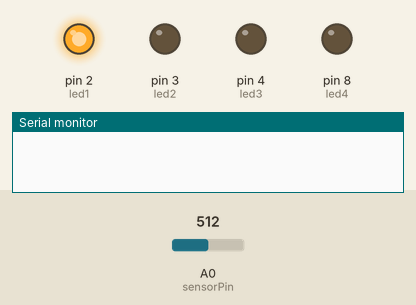
A sketch run on a simulated Arduino Uno, built with avr-gcc and run on an emulated ATmega328P. Parts: output pins drawn as LEDs (lit = HIGH), the last lines printed to the serial monitor. The test bench sets the inputs (shaded band); at power-on: A0 (sensorPin) = 512.

Above: at 0.02 s.
At 1.48 s:
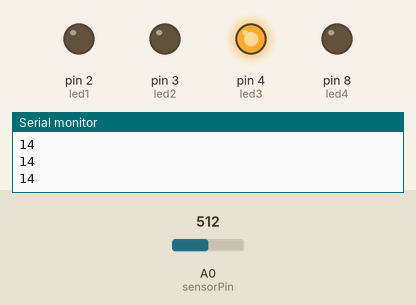
At 2.93 s:
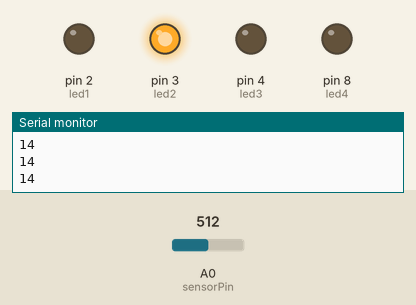
Timing chart, 0 to 3.2 s (numbered marks = the images above):
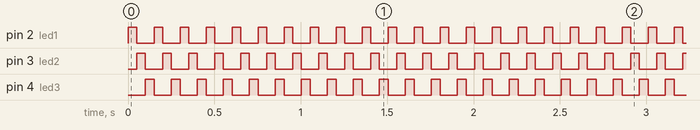

The sketch:

sensor_cor_1.ino
```cpp
int sensorPin = A0;
  int red = 0;
  int green = 0;
  int blue = 0;
  int led1 = 2;
  int led2 = 3;
  int led3 = 4;

  int led4 = 8;
//The red,green,blue values have to be adjusted due to the fact that the LED's are of different
//  brightness.

  int val1 = -12;//Use this to adjust the red value
  int val2 = -4;//Use this to adjust the green value
  int val3 = -18;//Use this to adjust the blue value

  int sensorValue = 0;
void setup() {
  Serial.begin(9600);
  pinMode(led1, OUTPUT); //Red LED
  pinMode(led2, OUTPUT); //Green LED
  pinMode(led3, OUTPUT); //Blue LED
  pinMode(led4, OUTPUT); //Detection LED
}
void loop() {

  digitalWrite(led1, HIGH);
  sensorValue = analogRead(sensorPin);
  red = (sensorValue / 10) + val1;


 delay(50);
  digitalWrite(led1, LOW);
/////////////////////////////////

  digitalWrite(led2, HIGH);
  sensorValue = analogRead(sensorPin);
  green = (sensorValue / 10) + val2;


 delay(50);
  digitalWrite(led2, LOW);
/////////////////////////////////

  digitalWrite(led3, HIGH);
  sensorValue = analogRead(sensorPin);
  blue = (sensorValue / 10) + val3;

 delay(50);
 digitalWrite(led3, LOW);
 if(blue > 13 and blue < 17 and green > 13 and green < 17 and red > 13 and red < 17){
 digitalWrite(led4, HIGH);
 delay(1000);

 }
 else{
 digitalWrite(led4, LOW);
 }
 Serial.println(sensorPin);
}
```

Measured:
- by itself, pin 2 (led1), pin 3 (led2), pin 4 (led3): alternates HIGH for 0.05 s and LOW for 0.10 s
